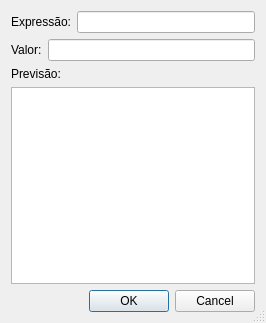
<?xml version="1.0" encoding="UTF-8"?>
<ui version="4.0">
 <class>TelaTestarExpressaoRegular</class>
 <widget class="QDialog" name="TelaTestarExpressaoRegular">
  <property name="windowModality">
   <enum>Qt::WindowModal</enum>
  </property>
  <property name="geometry">
   <rect>
    <x>0</x>
    <y>0</y>
    <width>266</width>
    <height>323</height>
   </rect>
  </property>
  <property name="windowTitle">
   <string>Testar expressão regular</string>
  </property>
  <property name="sizeGripEnabled">
   <bool>true</bool>
  </property>
  <property name="modal">
   <bool>true</bool>
  </property>
  <layout class="QVBoxLayout" name="verticalLayout_2">
   <item>
    <layout class="QHBoxLayout" name="horizontalLayout">
     <item>
      <widget class="QLabel" name="label">
       <property name="text">
        <string>Expressão:</string>
       </property>
      </widget>
     </item>
     <item>
      <widget class="QLineEdit" name="txtExpressao"/>
     </item>
    </layout>
   </item>
   <item>
    <layout class="QHBoxLayout" name="horizontalLayout_2">
     <item>
      <widget class="QLabel" name="label_2">
       <property name="text">
        <string>Valor:</string>
       </property>
      </widget>
     </item>
     <item>
      <widget class="QLineEdit" name="txtValor"/>
     </item>
    </layout>
   </item>
   <item>
    <layout class="QVBoxLayout" name="verticalLayout">
     <item>
      <widget class="QLabel" name="label_3">
       <property name="text">
        <string>Previsão:</string>
       </property>
      </widget>
     </item>
     <item>
      <widget class="QPlainTextEdit" name="txtPRevisao">
       <property name="readOnly">
        <bool>true</bool>
       </property>
      </widget>
     </item>
    </layout>
   </item>
   <item>
    <widget class="QDialogButtonBox" name="buttonBox">
     <property name="orientation">
      <enum>Qt::Horizontal</enum>
     </property>
     <property name="standardButtons">
      <set>QDialogButtonBox::Cancel|QDialogButtonBox::Ok</set>
     </property>
     <property name="centerButtons">
      <bool>false</bool>
     </property>
    </widget>
   </item>
  </layout>
 </widget>
 <resources/>
 <connections>
  <connection>
   <sender>buttonBox</sender>
   <signal>accepted()</signal>
   <receiver>TelaTestarExpressaoRegular</receiver>
   <slot>accept()</slot>
   <hints>
    <hint type="sourcelabel">
     <x>248</x>
     <y>254</y>
    </hint>
    <hint type="destinationlabel">
     <x>157</x>
     <y>274</y>
    </hint>
   </hints>
  </connection>
  <connection>
   <sender>buttonBox</sender>
   <signal>rejected()</signal>
   <receiver>TelaTestarExpressaoRegular</receiver>
   <slot>reject()</slot>
   <hints>
    <hint type="sourcelabel">
     <x>316</x>
     <y>260</y>
    </hint>
    <hint type="destinationlabel">
     <x>286</x>
     <y>274</y>
    </hint>
   </hints>
  </connection>
 </connections>
</ui>
